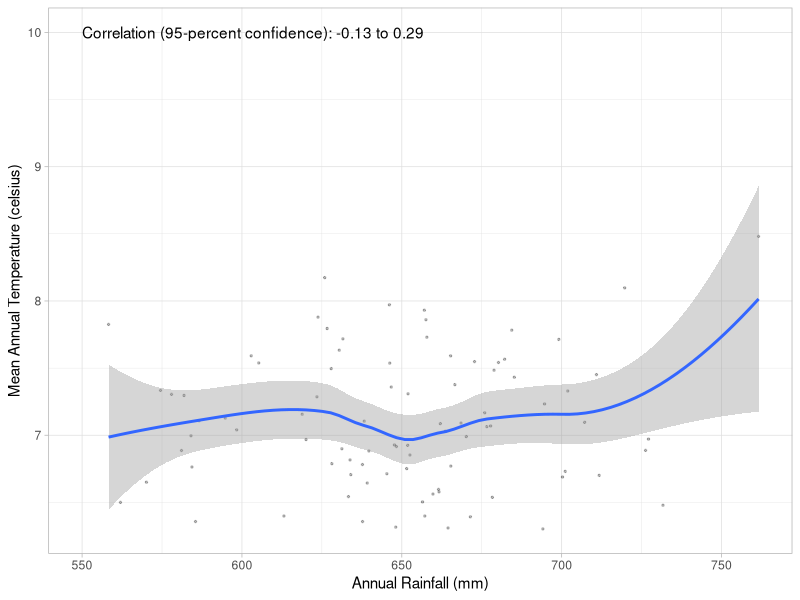
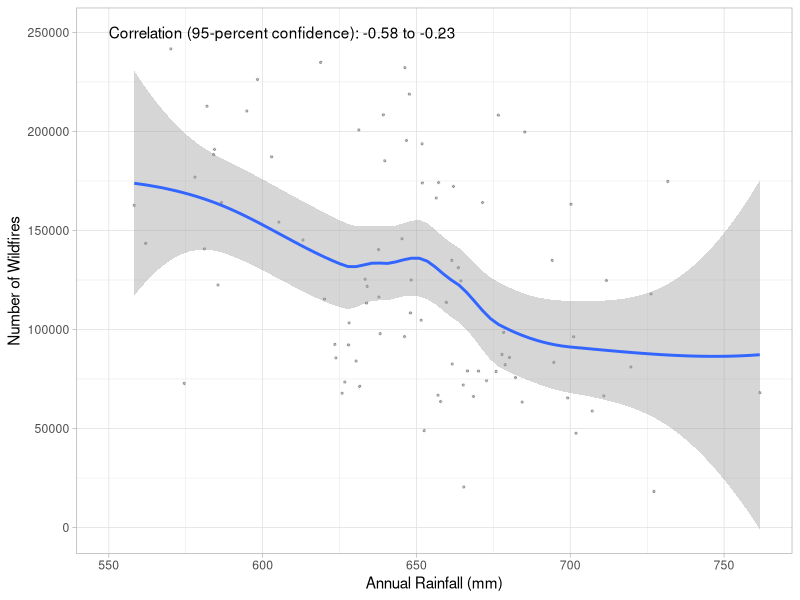
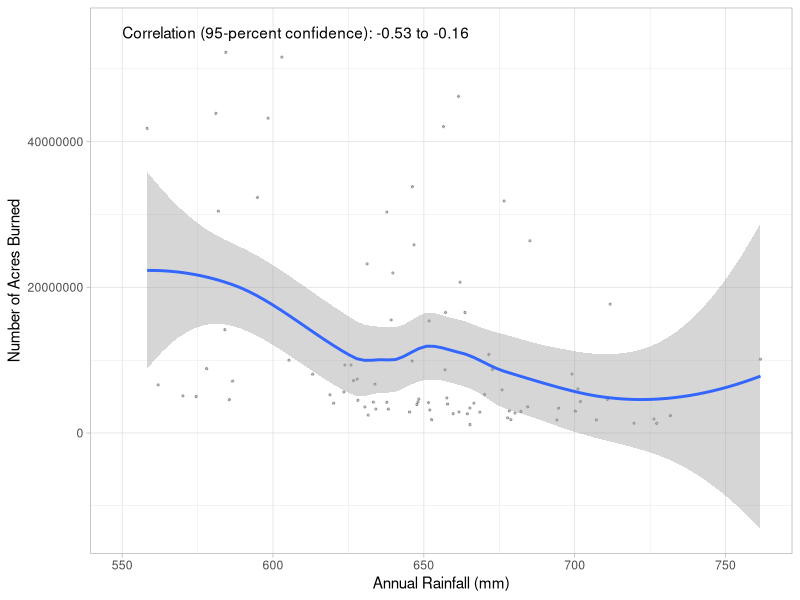
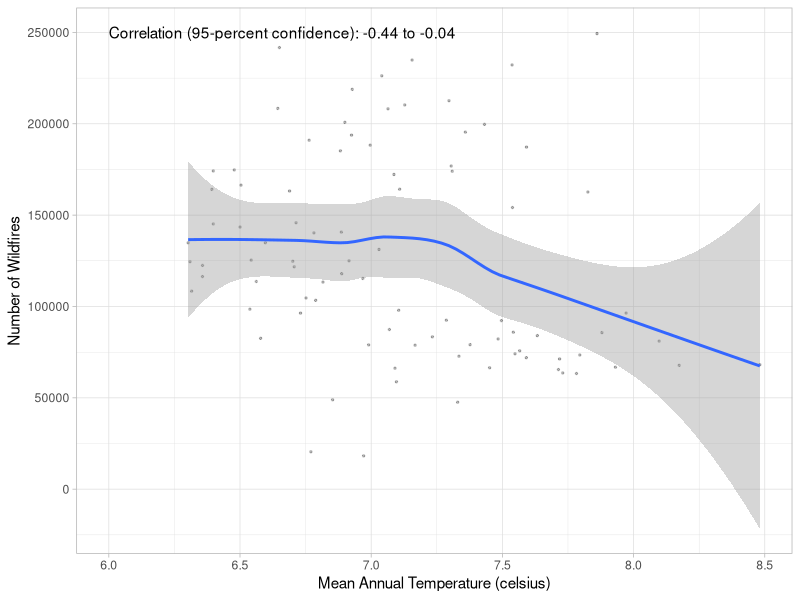
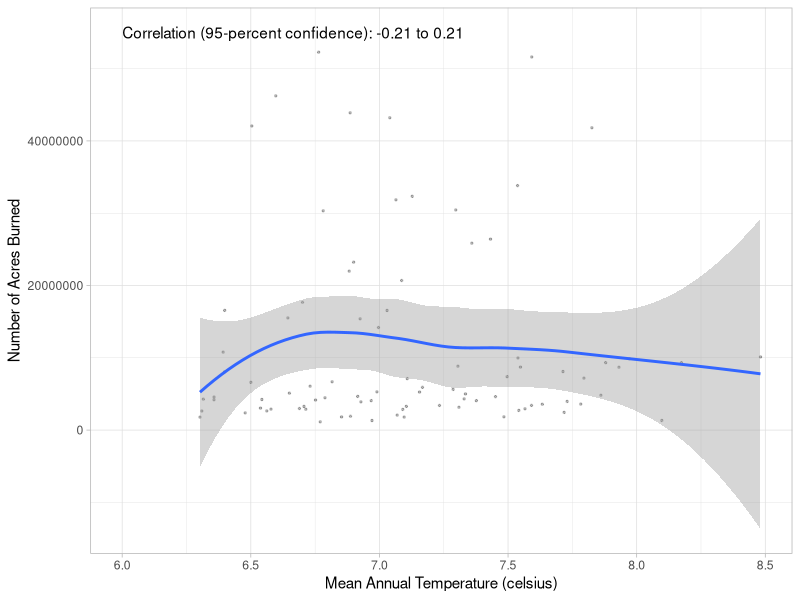
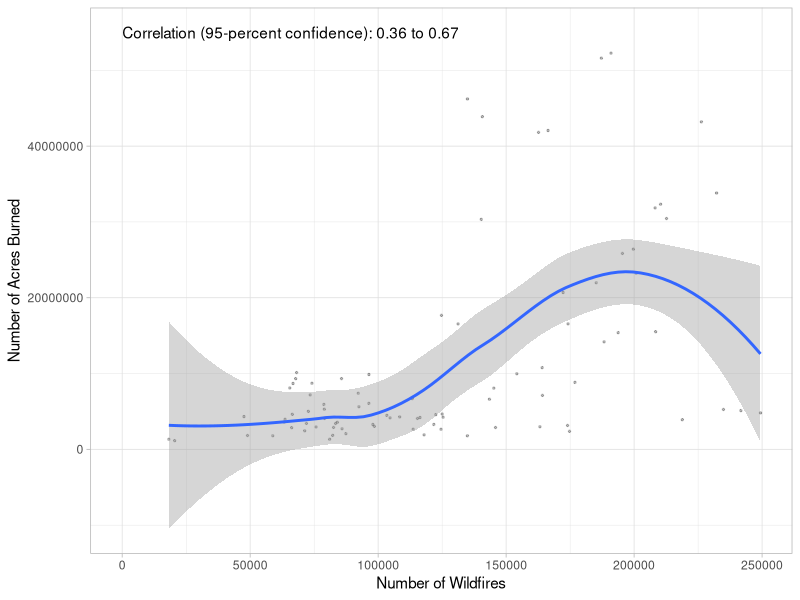
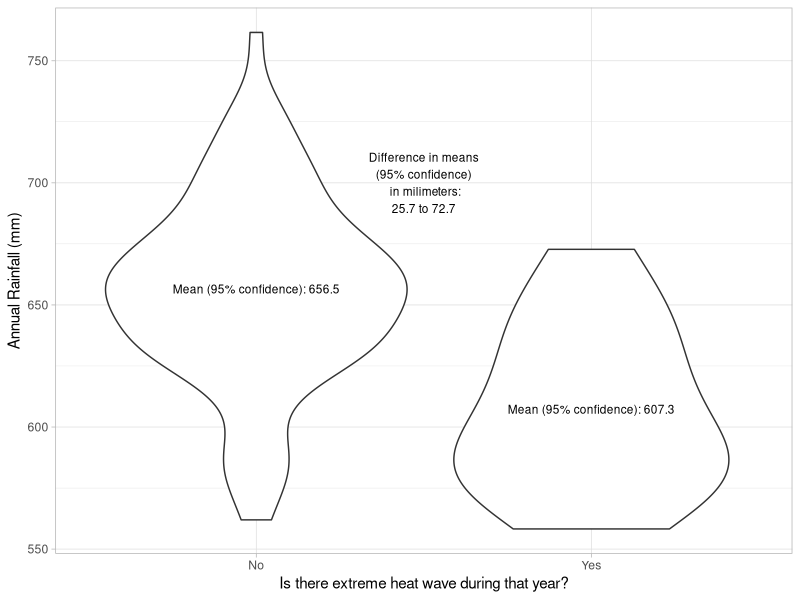
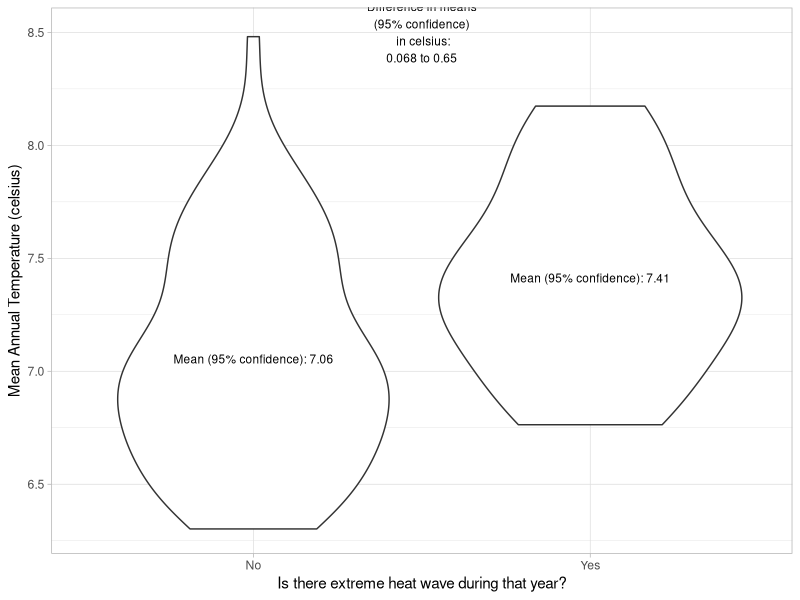

Write the R code that produced these figures, in order.
## ---- chunk 1
library(tidyverse)
library(ggplot2)
## ---- chunk 2
US_data <- read_csv("wildfire_dataset.csv")
## ---- chunk 3
attach(US_data)
## ---- chunk 4
correlation_1 <- cor.test(US_data$Total_Rainfall_mm, US_data$Mean_Temp_Celsius)
correlation_1
## ---- chunk 5
ggplot(US_data, aes(x = Total_Rainfall_mm, y = Mean_Temp_Celsius)) +
  geom_point(size = 0.5, alpha = 0.25, position = "jitter") +
  geom_smooth() +
  theme_light() +
  scale_x_continuous(name = "Annual Rainfall (mm)")+
  scale_y_continuous(name = "Mean Annual Temperature (celsius)")+
  annotate(geom = "text", x = 550, y = 10, 
           label = paste("Correlation (95-percent confidence):",
                         prettyNum(correlation_1$conf.int[1], digits = 2), 
                         "to",
                         prettyNum(correlation_1$conf.int[2], digits = 2)),
           hjust = 0)
## ---- chunk 6
correlation_2 <- cor.test(US_data$Total_Rainfall_mm, US_data$Num_Fires)
correlation_2
## ---- chunk 7
ggplot(US_data, aes(x = Total_Rainfall_mm, y = Num_Fires)) +
  geom_point(size = 0.5, alpha = 0.25, position = "jitter") +
  geom_smooth() +
  theme_light() +
  scale_x_continuous(name = "Annual Rainfall (mm)")+
  scale_y_continuous(name = "Number of Wildfires")+
  annotate(geom = "text", x = 550, y = 250000, 
           label = paste("Correlation (95-percent confidence):",
                         prettyNum(correlation_2$conf.int[1], digits = 2), 
                         "to",
                         prettyNum(correlation_2$conf.int[2], digits = 2)),
           hjust = 0)
## ---- chunk 8
correlation_3 <- cor.test(US_data$Total_Rainfall_mm, US_data$Acres_Burned)
correlation_3 
## ---- chunk 9
options(scipen = 999)
ggplot(US_data, aes(x = Total_Rainfall_mm, y = Acres_Burned)) +
  geom_point(size = 0.5, alpha = 0.25, position = "jitter") +
  geom_smooth() +
  theme_light() +
  scale_x_continuous(name = "Annual Rainfall (mm)")+
  scale_y_continuous(name = "Number of Acres Burned")+
  annotate(geom = "text", x = 550, y = 55000000, 
           label = paste("Correlation (95-percent confidence):",
                         prettyNum(correlation_3$conf.int[1], digits = 2), 
                         "to",
                         prettyNum(correlation_3$conf.int[2], digits = 2)),
           hjust = 0)
## ---- chunk 10
correlation_4 <- cor.test(US_data$Mean_Temp_Celsius, US_data$Num_Fires)
correlation_4 
## ---- chunk 11
ggplot(US_data, aes(x = Mean_Temp_Celsius, y = Num_Fires)) +
  geom_point(size = 0.5, alpha = 0.25, position = "jitter") +
  geom_smooth() +
  theme_light() +
  scale_x_continuous(name = "Mean Annual Temperature (celsius)")+
  scale_y_continuous(name = "Number of Wildfires")+
  annotate(geom = "text", x = 6, y = 250000, 
           label = paste("Correlation (95-percent confidence):",
                         prettyNum(correlation_4$conf.int[1], digits = 2), 
                         "to",
                         prettyNum(correlation_4$conf.int[2], digits = 2)),
           hjust = 0)
## ---- chunk 12
correlation_5 <- cor.test(US_data$Mean_Temp_Celsius, US_data$Acres_Burned)
correlation_5 
## ---- chunk 13
options(scipen = 999)
ggplot(US_data, aes(x = Mean_Temp_Celsius, y = Acres_Burned)) +
  geom_point(size = 0.5, alpha = 0.25, position = "jitter") +
  geom_smooth() +
  theme_light() +
  scale_x_continuous(name = "Mean Annual Temperature (celsius)")+
  scale_y_continuous(name = "Number of Acres Burned")+
  annotate(geom = "text", x = 6, y = 55000000, 
           label = paste("Correlation (95-percent confidence):",
                         prettyNum(correlation_5$conf.int[1], digits = 2), 
                         "to",
                         prettyNum(correlation_5$conf.int[2], digits = 2)),
           hjust = 0)
## ---- chunk 14
correlation_6 <- cor.test(US_data$Num_Fires, US_data$Acres_Burned)
correlation_6 
## ---- chunk 15
options(scipen = 999)
ggplot(US_data, aes(x = Num_Fires, y = Acres_Burned)) +
  geom_point(size = 0.5, alpha = 0.25, position = "jitter") +
  geom_smooth() +
  theme_light() +
  scale_x_continuous(name = "Number of Wildfires")+
  scale_y_continuous(name = "Number of Acres Burned")+
  annotate(geom = "text", x = 0, y = 55000000, 
           label = paste("Correlation (95-percent confidence):",
                         prettyNum(correlation_6$conf.int[1], digits = 2), 
                         "to",
                         prettyNum(correlation_6$conf.int[2], digits = 2)),
           hjust = 0)
## ---- chunk 16
difference_1 = t.test(Total_Rainfall_mm ~ Extreme_Heat_Wave, 
                    data = US_data)
difference_1
## ---- chunk 17
ggplot(US_data, aes(x = Extreme_Heat_Wave, y = Total_Rainfall_mm)) +
  geom_violin() +
  theme_light() +
  scale_x_discrete(name = "Is there extreme heat wave during that year?",
                   labels = c("No", "Yes")) +
  scale_y_continuous(name = "Annual Rainfall (mm)")+
  annotate(geom = "text", x = 1.5, y = 700, size = 3,
           label = paste("Difference in means\n(95% confidence)\n in milimeters:\n",
                         prettyNum(abs(difference_1$conf.int[1]), 
                                   digits = 3), " to ",
                         prettyNum(abs(difference_1$conf.int[2]), 
                                   digits = 3), 
                         sep = "")) +
  annotate(geom = "text", x = 1, y = difference_1$estimate[1], size = 3,
           label = paste("Mean (95% confidence):",
                         prettyNum(difference_1$estimate[1], digits = 4))) +
  annotate(geom = "text", x = 2, y = difference_1$estimate[2], size = 3,
           label = paste("Mean (95% confidence):",
                         prettyNum(difference_1$estimate[2], digits = 4)))
## ---- chunk 18
difference_2 = t.test(Mean_Temp_Celsius ~ Extreme_Heat_Wave, 
                    data = US_data)
difference_2
## ---- chunk 19
ggplot(US_data, aes(x = Extreme_Heat_Wave, y = Mean_Temp_Celsius)) +
  geom_violin() +
  theme_light() +
  scale_x_discrete(name = "Is there extreme heat wave during that year?",
                   labels = c("No", "Yes")) +
  scale_y_continuous(name = "Mean Annual Temperature (celsius)")+
  annotate(geom = "text", x = 1.5, y = 8.5, size = 3,
           label = paste("Difference in means\n(95% confidence)\n in celsius:\n",
                         prettyNum(abs(difference_2$conf.int[2]), 
                                   digits = 2), " to ",
                         prettyNum(abs(difference_2$conf.int[1]), 
                                   digits = 2),
                         sep = "")) +
  annotate(geom = "text", x = 1, y = difference_2$estimate[1], size = 3,
           label = paste("Mean (95% confidence):",
                         prettyNum(difference_2$estimate[1], digits = 3))) +
  annotate(geom = "text", x = 2, y = difference_2$estimate[2], size = 3,
           label = paste("Mean (95% confidence):",
                         prettyNum(difference_2$estimate[2], digits = 3)))
## ---- chunk 20
difference_3 = t.test(Num_Fires ~ Extreme_Heat_Wave, 
                    data = US_data)
difference_3
## ---- chunk 21
ggplot(US_data, aes(x = Extreme_Heat_Wave, y = Num_Fires)) +
  geom_violin() +
  theme_light() +
  scale_x_discrete(name = "Is there extreme heat wave during that year?",
                   labels = c("No", "Yes")) +
  scale_y_continuous(name = "Number of Wildfires")+
  annotate(geom = "text", x = 1.5, y = 250000, size = 3,
           label = paste("Difference in means\n(95% confidence)\n in numbers:\n",
                         prettyNum(abs(difference_3$conf.int[2]), 
                                   digits = 2), " to ",
                         prettyNum(abs(difference_3$conf.int[1]), 
                                   digits = 2),
                         sep = "")) +
  annotate(geom = "text", x = 1, y = difference_3$estimate[1], size = 2.5,
           label = paste("Mean (95% confidence):",
                         prettyNum(difference_3$estimate[1], digits = 3))) +
  annotate(geom = "text", x = 2, y = difference_3$estimate[2], size = 2.5,
           label = paste("Mean (95% confidence):",
                         prettyNum(difference_3$estimate[2], digits = 3)))
## ---- chunk 22
difference_4 = t.test(Acres_Burned ~ Extreme_Heat_Wave, 
                    data = US_data)
difference_4
## ---- chunk 23
ggplot(US_data, aes(x = Extreme_Heat_Wave, y = Acres_Burned)) +
  geom_violin() +
  theme_light() +
  scale_x_discrete(name = "Is there extreme heat wave during that year?",
                   labels = c("No", "Yes")) +
  scale_y_continuous(name = "Number of Acres Burned")+
  annotate(geom = "text", x = 1.5, y = 50000000, size = 3,
           label = paste("Difference in means\n(95% confidence)\n in numbers:\n",
                         prettyNum(abs(difference_4$conf.int[2]), 
                                   digits = 2), " to ",
                         prettyNum(abs(difference_4$conf.int[1]), 
                                   digits = 2),
                         sep = "")) +
  annotate(geom = "text", x = 1, y = difference_4$estimate[1], size = 3,
           label = paste("Mean (95% confidence):",
                         prettyNum(difference_4$estimate[1], digits = 3))) +
  annotate(geom = "text", x = 2, y = difference_4$estimate[2], size = 3,
           label = paste("Mean (95% confidence):",
                         prettyNum(difference_4$estimate[2], digits = 3)))
## ---- chunk 24
difference_5 = t.test(Total_Rainfall_mm ~ High_Unemployment, 
                    data = US_data)
difference_5
## ---- chunk 25
ggplot(US_data, aes(x = High_Unemployment, y = Total_Rainfall_mm)) +
  geom_violin() +
  theme_light() +
  scale_x_discrete(name = "Is there high unemployment rate during that year?",
                   labels = c("No", "Yes")) +
  scale_y_continuous(name = "Annual Rainfall (mm)")+
  annotate(geom = "text", x = 1.5, y = 700, size = 3,
           label = paste("Difference in means\n(95% confidence)\n in milimeters:\n",
                         prettyNum(abs(difference_5$conf.int[1]), 
                                   digits = 3), " to ",
                         prettyNum(abs(difference_5$conf.int[2]), 
                                   digits = 3), 
                         sep = "")) +
  annotate(geom = "text", x = 1, y = difference_5$estimate[1], size = 3,
           label = paste("Mean (95% confidence):",
                         prettyNum(difference_5$estimate[1], digits = 4))) +
  annotate(geom = "text", x = 2, y = difference_5$estimate[2], size = 3,
           label = paste("Mean (95% confidence):",
                         prettyNum(difference_5$estimate[2], digits = 4)))
## ---- chunk 26
difference_6 = t.test(Mean_Temp_Celsius ~ High_Unemployment, 
                    data = US_data)
difference_6
## ---- chunk 27
ggplot(US_data, aes(x = High_Unemployment, y = Mean_Temp_Celsius)) +
  geom_violin() +
  theme_light() +
  scale_x_discrete(name = "Is there high unemployment rate during that year?",
                   labels = c("No", "Yes")) +
  scale_y_continuous(name = "Mean Annual Temperature (celsius)")+
  annotate(geom = "text", x = 1.5, y = 8.5, size = 3,
           label = paste("Difference in means\n(95% confidence)\n in celsius:\n",
                         prettyNum(abs(difference_6$conf.int[2]), 
                                   digits = 2), " to ",
                         prettyNum(abs(difference_6$conf.int[1]), 
                                   digits = 2),
                         sep = "")) +
  annotate(geom = "text", x = 1, y = difference_6$estimate[1], size = 3,
           label = paste("Mean (95% confidence):",
                         prettyNum(difference_6$estimate[1], digits = 3))) +
  annotate(geom = "text", x = 2, y = difference_6$estimate[2], size = 3,
           label = paste("Mean (95% confidence):",
                         prettyNum(difference_6$estimate[2], digits = 3)))
## ---- chunk 28
difference_7 = t.test(Num_Fires ~ High_Unemployment, 
                    data = US_data)
difference_7
## ---- chunk 29
ggplot(US_data, aes(x = High_Unemployment, y = Num_Fires)) +
  geom_violin() +
  theme_light() +
  scale_x_discrete(name = "Is there high unemployment rate during that year?",
                   labels = c("No", "Yes")) +
  scale_y_continuous(name = "Number of Wildfires")+
  annotate(geom = "text", x = 1.5, y = 250000, size = 3,
           label = paste("Difference in means\n(95% confidence)\n in numbers:\n",
                         prettyNum(abs(difference_7$conf.int[1]), 
                                   digits = 2)," to ",
                         prettyNum(abs(difference_7$conf.int[2]), 
                                   digits = 2),
                         sep = "")) +
  annotate(geom = "text", x = 1, y = difference_7$estimate[1], size = 3,
           label = paste("Mean (95% confidence):",
                         prettyNum(difference_7$estimate[1], digits = 3))) +
  annotate(geom = "text", x = 2, y = difference_7$estimate[2], size = 3,
           label = paste("Mean (95% confidence):",
                         prettyNum(difference_7$estimate[2], digits = 3)))
## ---- chunk 30
difference_8 = t.test(Acres_Burned ~ High_Unemployment, 
                    data = US_data)
difference_8
## ---- chunk 31
ggplot(US_data, aes(x = High_Unemployment, y = Acres_Burned)) +
  geom_violin() +
  theme_light() +
  scale_x_discrete(name = "Is there high unemployment rate during that year?",
                   labels = c("No", "Yes")) +
  scale_y_continuous(name = "Number of Acres Burned")+
  annotate(geom = "text", x = 1.5, y = 50000000, size = 3,
           label = paste("Difference in means\n(95% confidence)\n in numbers:\n",
                         prettyNum(abs(difference_8$conf.int[1]), 
                                   digits = 2), " to ",
                         prettyNum(abs(difference_8$conf.int[2]), 
                                   digits = 2),
                         sep = "")) +
  annotate(geom = "text", x = 1, y = difference_8$estimate[1], size = 3,
           label = paste("Mean (95% confidence):",
                         prettyNum(difference_8$estimate[1], digits = 3))) +
  annotate(geom = "text", x = 2, y = difference_8$estimate[2], size = 3,
           label = paste("Mean (95% confidence):",
                         prettyNum(difference_8$estimate[2], digits = 3)))
## ---- chunk 32
chi_sq_1 <- chisq.test(US_data$High_Unemployment, US_data$Extreme_Heat_Wave) 
chi_sq_1
## ---- chunk 33
chi_sq_1$observed
## ---- chunk 34
chi_sq_1$expected
